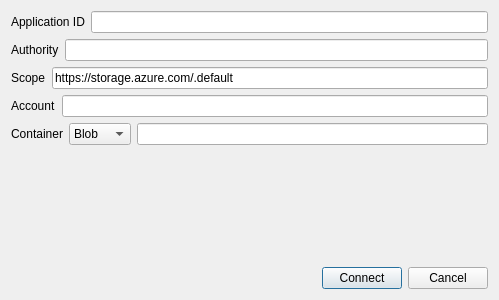
<?xml version="1.0" encoding="UTF-8"?>
<ui version="4.0">
 <class>AzureOAuthDialog</class>
 <widget class="QDialog" name="AzureOAuthDialog">
  <property name="geometry">
   <rect>
    <x>0</x>
    <y>0</y>
    <width>499</width>
    <height>300</height>
   </rect>
  </property>
  <property name="windowTitle">
   <string>Azure OAuth Connection</string>
  </property>
  <layout class="QGridLayout" name="gridLayout">
   <item row="0" column="0">
    <layout class="QVBoxLayout" name="verticalLayout">
     <item>
      <layout class="QHBoxLayout" name="horizontalLayout">
       <item>
        <widget class="QLabel" name="label">
         <property name="text">
          <string>Application ID</string>
         </property>
        </widget>
       </item>
       <item>
        <widget class="QLineEdit" name="applicationIDEdit"/>
       </item>
      </layout>
     </item>
     <item>
      <layout class="QHBoxLayout" name="horizontalLayout_2">
       <item>
        <widget class="QLabel" name="label_2">
         <property name="text">
          <string>Authority</string>
         </property>
        </widget>
       </item>
       <item>
        <widget class="QLineEdit" name="authorityEdit"/>
       </item>
      </layout>
     </item>
     <item>
      <layout class="QHBoxLayout" name="horizontalLayout_3">
       <item>
        <widget class="QLabel" name="label_3">
         <property name="text">
          <string>Scope</string>
         </property>
        </widget>
       </item>
       <item>
        <widget class="QLineEdit" name="scopeEdit">
         <property name="text">
          <string>https://storage.azure.com/.default</string>
         </property>
        </widget>
       </item>
      </layout>
     </item>
     <item>
      <layout class="QHBoxLayout" name="horizontalLayout_4">
       <item>
        <widget class="QLabel" name="label_4">
         <property name="text">
          <string>Account</string>
         </property>
        </widget>
       </item>
       <item>
        <widget class="QLineEdit" name="accountEdit"/>
       </item>
      </layout>
     </item>
     <item>
      <layout class="QHBoxLayout" name="horizontalLayout_5">
       <item>
        <widget class="QLabel" name="label_5">
         <property name="text">
          <string>Container</string>
         </property>
        </widget>
       </item>
       <item>
        <widget class="QComboBox" name="typeComboBox">
         <property name="currentText">
          <string>Blob</string>
         </property>
         <item>
          <property name="text">
           <string>Blob</string>
          </property>
         </item>
         <item>
          <property name="text">
           <string>ADLS</string>
          </property>
         </item>
        </widget>
       </item>
       <item>
        <widget class="QLineEdit" name="containerEdit"/>
       </item>
      </layout>
     </item>
     <item>
      <spacer name="verticalSpacer">
       <property name="orientation">
        <enum>Qt::Vertical</enum>
       </property>
       <property name="sizeHint" stdset="0">
        <size>
         <width>20</width>
         <height>18</height>
        </size>
       </property>
      </spacer>
     </item>
     <item>
      <layout class="QHBoxLayout" name="horizontalLayout_6">
       <item>
        <spacer name="horizontalSpacer">
         <property name="orientation">
          <enum>Qt::Horizontal</enum>
         </property>
         <property name="sizeHint" stdset="0">
          <size>
           <width>40</width>
           <height>20</height>
          </size>
         </property>
        </spacer>
       </item>
       <item>
        <widget class="QPushButton" name="connectButton">
         <property name="text">
          <string>Connect</string>
         </property>
         <property name="icon">
          <iconset theme="OK"/>
         </property>
        </widget>
       </item>
       <item>
        <widget class="QPushButton" name="cancelButton">
         <property name="text">
          <string>Cancel</string>
         </property>
         <property name="icon">
          <iconset theme="Cancel"/>
         </property>
        </widget>
       </item>
      </layout>
     </item>
    </layout>
   </item>
  </layout>
 </widget>
 <resources/>
 <connections/>
</ui>
